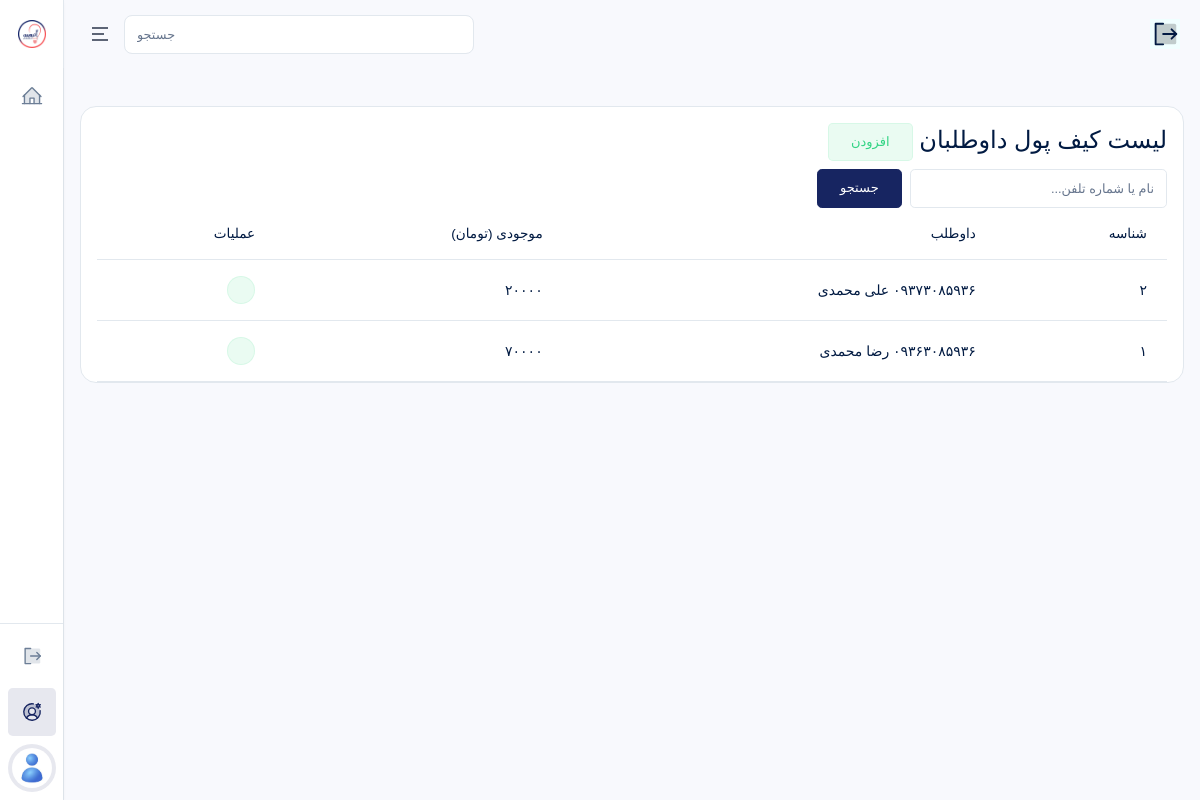
/accounts/admins/wallets/ (signed in), run on the app's committed database.
### payments/models.py (models this page shows)
class Wallet(models.Model):
    student = models.OneToOneField(
        Student,
        on_delete=models.CASCADE,
        related_name="wallet",
        verbose_name="داوطلب"
    )
    amount = models.DecimalField(
        max_digits=12,
        decimal_places=0,
        default=0,
        verbose_name="موجودی"
    )
    class Meta:
        verbose_name = "کیف پول"
        verbose_name_plural = "کیف های پول"
        ordering = ["-id"]

### accounts/models.py (models this page shows, shortened)
class Student(models.Model):
    user = models.OneToOneField(User, on_delete=models.CASCADE, related_name="user_student", verbose_name="کاربر")
    a_completed = models.BooleanField(default=False)
    b_completed = models.BooleanField(default=False)
    def __str__(self):
        return f"{self.user.mobile} {self.user.get_full_name()}"
    class Meta:
        verbose_name = "داوطلب"
        verbose_name_plural = "داوطلبان"
        ordering = ["-id"]

class User(AbstractUser):
    ROLE_CHOICES = (
        ("super_admin", "مدیرکل"),
        ("supervisor", "ناظر"),
        ("consultant", "مشاور"),
        ("student", "داوطلب"),
    )
    role = models.CharField(max_length=30, choices=ROLE_CHOICES, verbose_name="نقش")
    mobile = models.CharField(max_length=15, blank=True, unique=True, verbose_name="شماره موبایل")
    avatar = models.ImageField(upload_to="avatars/", blank=True, null=True, verbose_name="تصویر پروفایل")
    is_suspended = models.BooleanField(default=False, verbose_name="تعلیق شده")
    suspension_reason = models.TextField(blank=True, verbose_name="دلیل تعلیق")
    is_limited = models.BooleanField(default=False, verbose_name="دسترسی محدود (برای مدیرکل)")
    class Meta:
        verbose_name = "کاربر"
        verbose_name_plural = "کاربران"
        ordering = ["-id"]

### accounts/views.py (the view)
# urls.py: path("admins/wallets/", WalletListView.as_view(), name="wallet_list"),
class WalletListView(RoleRequiredMixin, SuperAdminSidebarContextMixin, ListView):
    allowed_roles = ["super_admin"]
    model = Wallet
    template_name = "accounts/admins/wallet_list.html"
    context_object_name = "wallets"
    def get_queryset(self):
        queryset = Wallet.objects.all()
        search = self.request.GET.get("q")
        if search:
            queryset = queryset.filter(
                Q(student__user__first_name__icontains=search) |
                Q(student__user__last_name__icontains=search) |
                Q(student__user__mobile__icontains=search)
            )
        return queryset
    def get_context_data(self, **kwargs):
        context = super().get_context_data(**kwargs)
        context["search"] = self.request.GET.get("q", "")
        return context

### accounts/mixins.py (called while the page is built)
    def get_context_data(self, **kwargs):
        context = super().get_context_data(**kwargs)
        context.update({
            "PlansIntroductionCreated": PlansIntroduction.objects.first(),
            "CounselingIntroductionCreated": CounselingIntroduction.objects.first(),
            "EstimationIntroductionCreated": EstimationIntroduction.objects.first(),
            "ChoiceIntroductionCreated": ChoiceIntroduction.objects.first(),
            "LiveIntroductionCreated": LiveIntroduction.objects.first(),
            "AboutUsIntroductionCreated": AboutUsIntroduction.objects.first(),
            "DataIntroductionCreated": DataIntroduction.objects.first(),
        })
        return context

    def test_func(self):
        return (
            self.request.user.is_authenticated and
            self.request.user.role in self.allowed_roles and
            not self.request.user.is_suspended
        )

### pages/views.py (called while the page is built, shortened)
def global_context(request):
    has_database_service = False
    wallet = False
    nayeb_link = Consultant.objects.filter(
        user__last_name="نایب زاده"
    ).first()
    try:
        nayeb_consultant_open = User.objects.filter(id=73).first().user_consultant.show_schedules
        jahan_consultant_open = User.objects.filter(id=74).first().user_consultant.show_schedules
    except:
        nayeb_consultant_open = False
        jahan_consultant_open = False
    return {
        "has_database_service": has_database_service,
        "nayeb_link": nayeb_link,
        "wallet": wallet,
        "nayeb_consultant_open": nayeb_consultant_open,
        "jahan_consultant_open": jahan_consultant_open,
    }

### templates/accounts/admins/wallet_list.html (shortened to what this page needs)
{% extends 'bases/dashboard.html' %}
{% load static %}
{% block content %}
<div class="table-responsive" dir="rtl">
    <div class="card-header justify-content-between">
        <div class="card-title">
            <h4>
                لیست کیف پول داوطلبان
                <a href="{% url 'wallet_add' %}">
                    <span class="btn btn-success-transparent">افزودن</span>
                </a>
            </h4>
        </div>
        <form method="get" class="d-flex" style="max-width: 350px;">
            <input
                type="text"
                name="q"
                value="{{ search }}"
                class="form-control me-2"
                placeholder="نام یا شماره تلفن..."
            >
            <button type="submit" class="btn btn-primary">
                جستجو
            </button>
        </form>
    </div>
    <table class="table text-nowrap table-hover">
        <thead>
            <tr>
                <th scope="col">شناسه</th>
                <th scope="col">داوطلب</th>
                <th scope="col">موجودی (تومان)</th>
                <th scope="col">عملیات</th>
            </tr>
        </thead>
        <tbody>
            {% for wallet in wallets %}
            <tr>
                <td>
                    {{ wallet.id }}
                </td>
                <td>
                    {{ wallet.student }}
                </td>
                <td>
                    {{ wallet.amount }}
                </td>
                <td>
                    <a href="{% url 'wallet_edit' wallet.id %}" class="btn btn-icon btn-sm btn-success-transparent rounded-pill">
                        <i class="ri-edit-2-line"></i>
                    </a>
                </td>
            </tr>
            {% empty %}
            <tr>
                <td colspan="4" style="text-align: center;">
                    موردی یافت نشد.
                </td>
            </tr>
            {% endfor %}
        </tbody>
    </table>
</div>
{% endblock %}

### data on the page
Wallet: id "۲", student "۰۹۳۷۳۰۸۵۹۳۶ علی محمدی", amount "۲۰۰۰۰"
Wallet: id "۱", student "۰۹۳۶۳۰۸۵۹۳۶ رضا محمدی", amount "۷۰۰۰۰"
